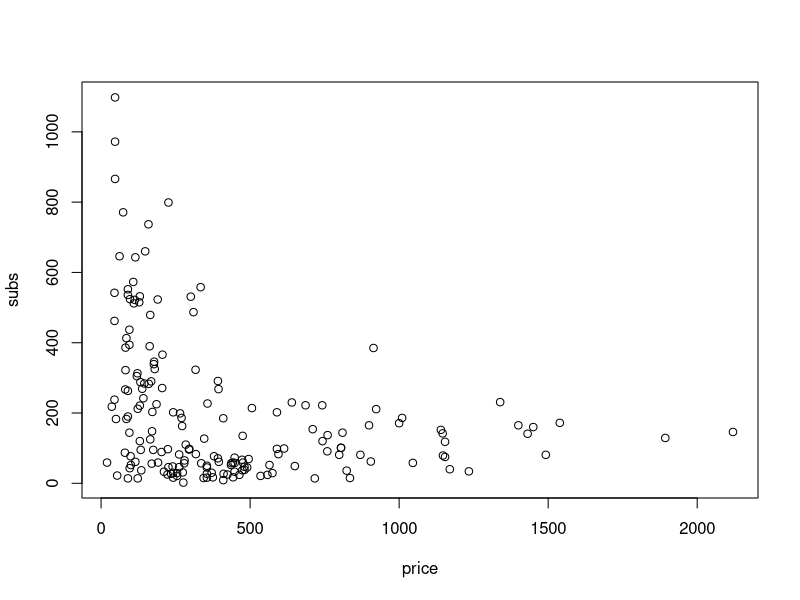
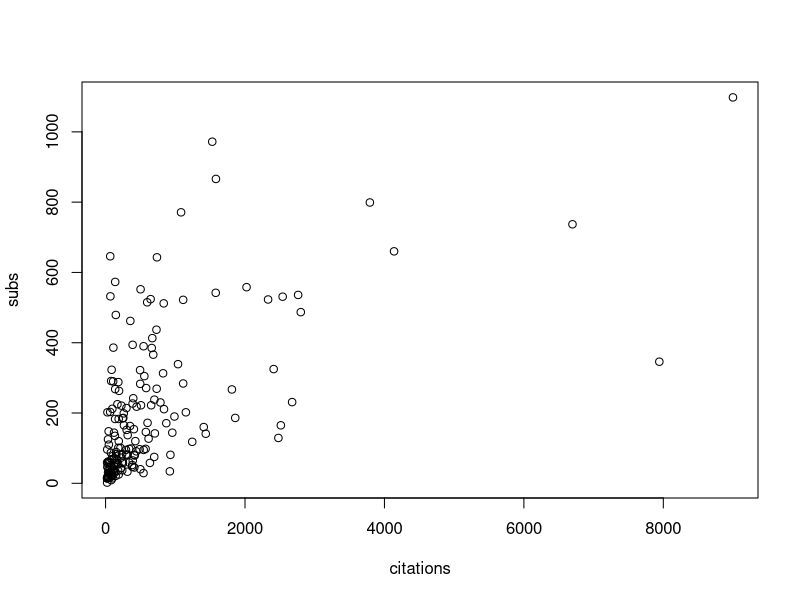
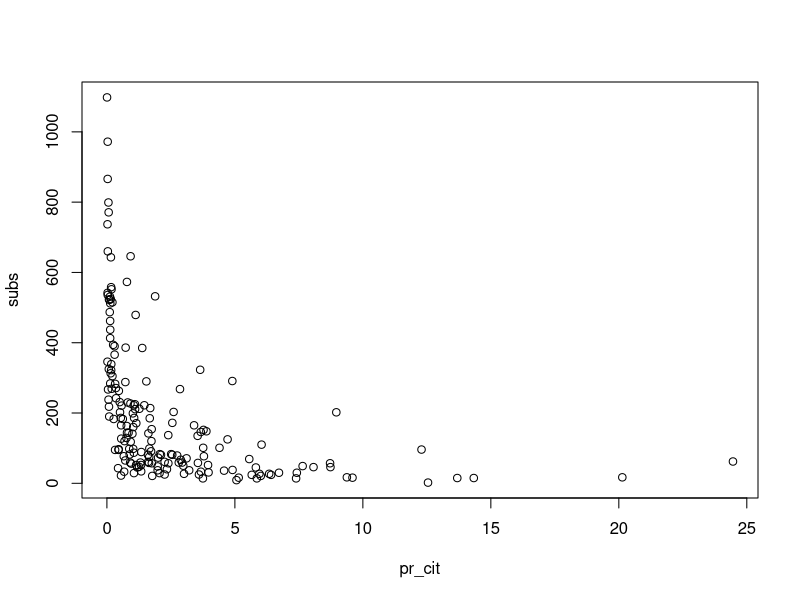
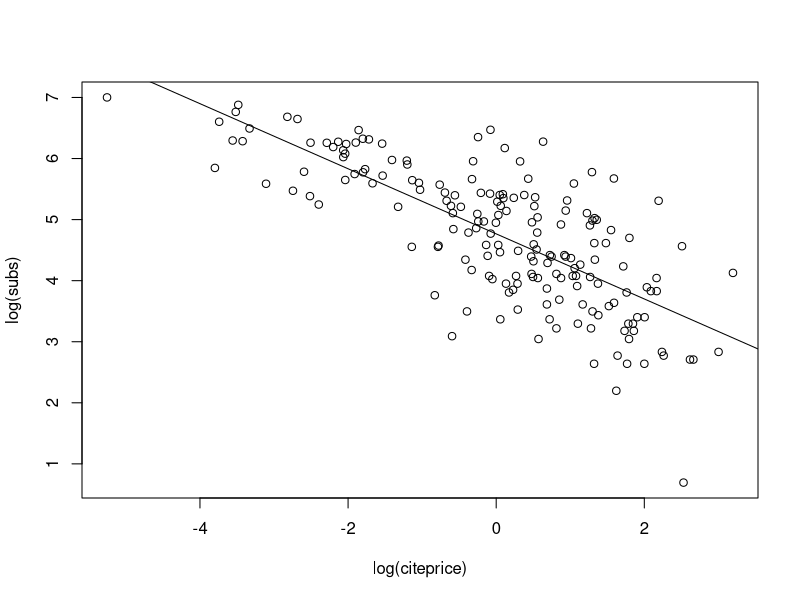
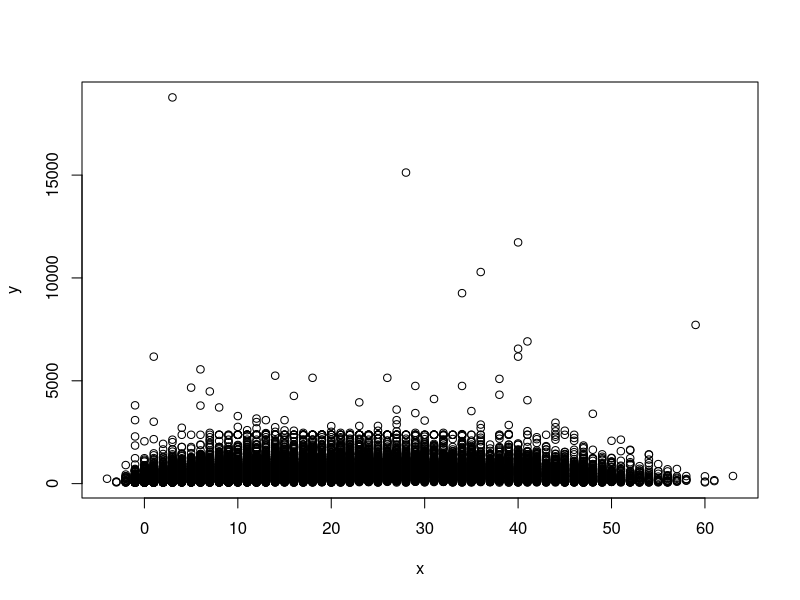
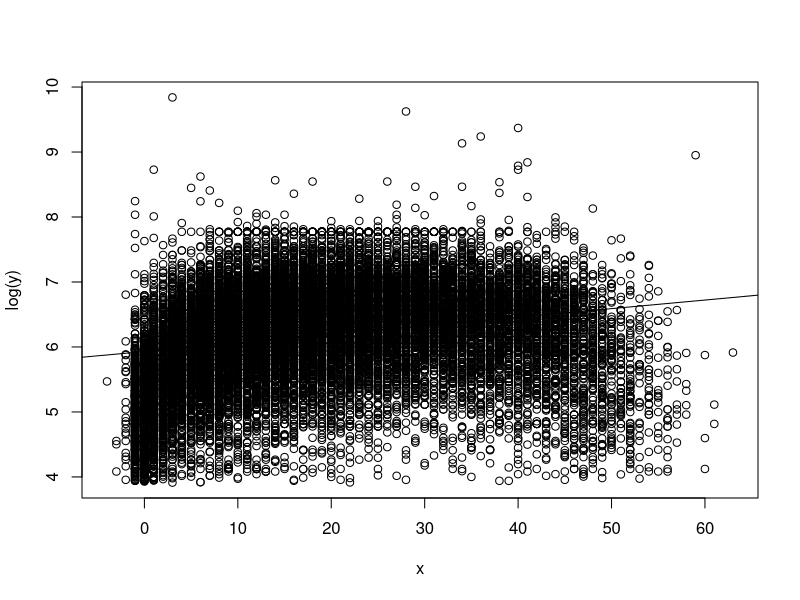

Here is the R script that generated these plots, in order: (Note: this script raises an error after producing the figures.)
library(AER)
data("Journals", package = "AER")
dim(Journals)
names(Journals)
attach(Journals)
plot(subs~ price/citations)
pr_cit<-price/citations
plot(subs~ pr_cit)
journals <- Journals[c("subs", "price")]
names(journals)
journals$citeprice <- Journals$price/Journals$citations
summary(journals)
plot(log(subs) ~ log(citeprice), data = journals)
y<-log(journals$subs)
x<-log(journals$citeprice)
jour_lm <- lm(y ~ x)
abline(jour_lm)
summary(jour_lm)
# class(jour_lm)
# names(jour_lm)
# summary(jour_lm)
# xbar <- mean(x)
# ybar <- mean(y)
# Sxy <- sum( (y-ybar) * (x-xbar) )
# Sxx <- sum( (x-xbar)^2 )
# n <- length(y)
# b1.hat <- cov(y,x)/var(x)
# b1.hat
# c(b1.hat, Sxy/Sxx)
# b0.hat <- ybar - b1.hat * xbar
# b0.hat
# yfit <- b0.hat + b1.hat * x
# e <- y - yfit
# sig.hat <- sqrt(sum(e^2)/(n-2))
# sig.hat
# disp <- c(beta1.hat = b1.hat, beta0.hat = b0.hat,
#           sigma.hat = sig.hat)
# disp
# signif(x = disp, digits = 2)
# sig.hat1 <- sqrt(sum(e^2)/n)
# sig.hat1
# xseq<-seq(-4,4,.01)
# densities<-dnorm(xseq, 0,1)
# densities1<-dnorm(xseq, 2,1)
# cumulative<-pnorm(xseq, 0, 1)
# 
# ggplot(as_tibble(cbind(xseq,densities)))+
#   geom_point(mapping=aes(x=xseq,y=densities))
###################
###################Lesson 3
###################
install.packages('AER')
library(AER)
# library(CPS1988)
data("CPS1988")

# summary(CPS1988)

y <- CPS1988$wage
x <- CPS1988$experience
plot( x,y)
plot(x,log(y))
lgy <- log(y)
model1 <- lm(lgy ~ x)  # regression model enq sarqum , log(wage) = a + b*experience
model1 #  a = 5.9303      b = 0.0132, exp-y 1 miavorov bqardzranalu depqum wage-i miavory bardzranaluya
# ayd a-n ev b-n yntrvela nenc , vor OLS-y minimize lini
abline(model1) # regression havasarman gicna qashum
summary(model1) # 
xbar <- mean(x)
lgybar <- mean(lgy)

summary(ceosal2)


coef(model1)
